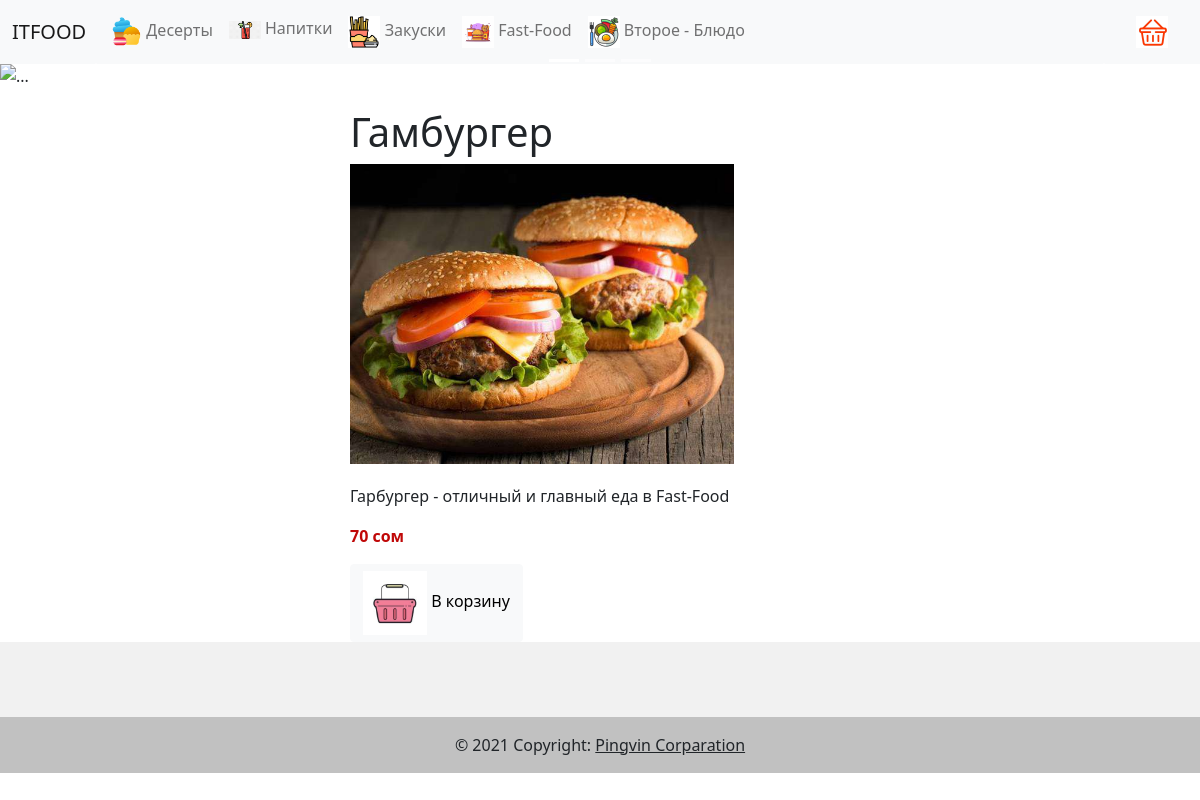
/eda/detail/2, run on the app's committed database.
### appfood/models.py (models this page shows, shortened)
class FoodCategory(models.Model):
    name = models.CharField(max_length=255)
    image = models.ImageField(
        upload_to='foot_categoty/images'
    )
    desc = models.TextField()
    class Meta:
        db_table = 'foods_categories'

class Food(models.Model):
    name = models.CharField(max_length=255)
    image = models.ImageField(
        upload_to='foot_categoty/images'
    )
    desc = models.TextField()
    food_category = models.ForeignKey(
        FoodCategory,
        db_column='food_category_id', on_delete=CASCADE
    )
    food_cost = models.DecimalField(max_digits=9, decimal_places=4)
    sale_price = models.DecimalField(max_digits=9, decimal_places=4)
    makrup = models.FloatField()
    class Meta:
        db_table = 'foods'

### appfood/views.py (the view)
# urls.py: path('eda/detail/<int:food_id>', views.food_detail_view),
def food_detail_view(request, food_id):
    food = Food.objects.get(id = food_id)
    foodCategories = FoodCategory.objects.all()
    return render(request,
        'food_detail.html',
        {
            'food': food,
            'foodCategories': foodCategories
        }
    )

### appfood/templates/food_detail.html
{% extends 'main-layout.html' %}
{% block content %}
    <div class="food-detail-container">
        <div class="food-detail-center">
            <h1>{{ food.name }}</h1>
            <img src="{{ food.image.url }}" style="height: 300px;">
            <p class="food-detail-desc">
                {{ food.desc }}
            </p>
            <p>
                <span class="food-sale-price">
                    {{ food.sale_price|floatformat }} сом
                </span>
            </p>
            <div>
                <a href="#" class="btn btn-light">
                    <img src="/static/images/basket_food.jpg" width="64">
                    В корзину
                </a>
            </div>
        </div>
    </div>
{% endblock %}

### appfood/templates/header.html (shortened to what this page needs)
<nav class="navbar navbar-expand-lg navbar-light bg-light">
    <div class="container-fluid">
      <a class="navbar-brand" href="/">ITFOOD</a>
      <div class="collapse navbar-collapse">
        <ul class="navbar-nav">
          {% for foodCategory in foodCategories %}
          <li class="nav-item">
            <a class="nav-link" href="/eda/category/{{foodCategory.id }}">
               <img src="{{ foodCategory.image.url }}" width='32'>
              {{ foodCategory.name }}
            </a>
          </li>
          {% endfor %}
        </ul>
      </div>
      <div class="d-flex">
        <a href="/eda/card/view" class="mr-4">
          <img src="/static/images/basket.jpg" width="32">
        </a>
      </div>
    </div>
  </nav>

### appfood/static/css/mystyle.css (style rules this page uses)
.food-sale-price { color: rgb(192, 8, 8); font-weight: bolder; }
.food-detail-container { display: flex; justify-content: center; }
.food-detail-center { width: 500px; }
.food-detail-desc { margin-top: 20px; font-size: 16px; }
.mr-4 { margin-right: 20px; }

### data on the page
FoodCategory: image (picture), name "Десерты"
FoodCategory: image (picture), name "Напитки"
FoodCategory: image (picture), name "Закуски"
FoodCategory: image (picture), name "Fast-Food"
FoodCategory: image (picture), name "Второе - Блюдо"
Food: name "Гамбургер", image (picture), desc "Гарбургер - отличный и главный еда в Fast-Food", sale_price "70"
